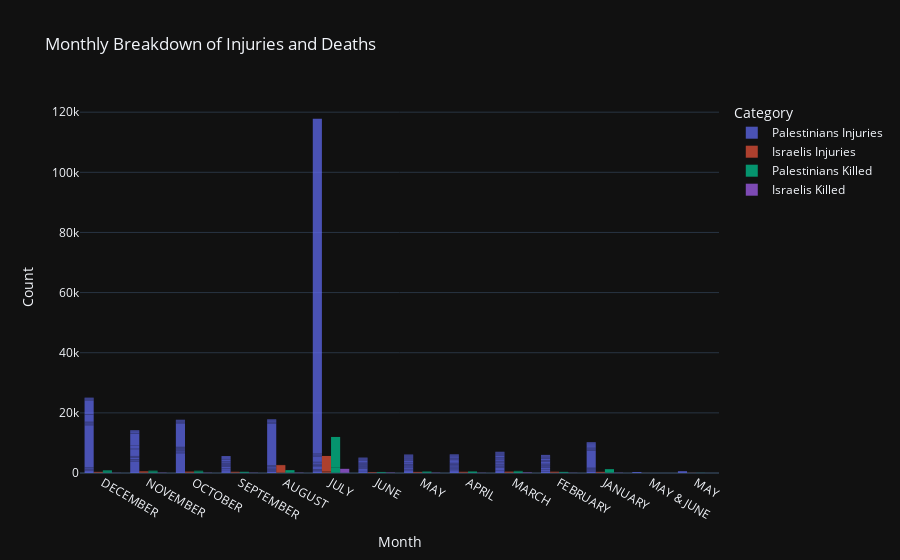

Notebook cell for this chart:
### Markdown cell above
## Interactive Monthly Breakdown of Injuries and Deaths

This bar chart represents the **monthly distribution** of **Palestinians Injuries**, **Israelis Injuries**, **Palestinians Killed**, and **Israelis Killed**. The visualization will allow you to see which months were more severe in terms of injuries and deaths.

Hovering over the bars will display the exact counts for each month.

### Code cell
# Creating an interactive bar plot for injuries and deaths by month
fig = px.bar(df, x='Month', y=['Palestinians Injuries', 'Israelis Injuries', 'Palestinians Killed', 'Israelis Killed'],
             title="Monthly Breakdown of Injuries and Deaths",
             labels={'value': 'Count', 'variable': 'Category'},
             barmode='group', color='variable')

# Add some styling
fig.update_traces(marker=dict(line=dict(width=0)), opacity=0.7)
fig.update_layout(
    title="Monthly Breakdown of Injuries and Deaths",
    xaxis_title='Month',
    yaxis_title='Count',
    template='plotly_dark',
    hovermode='x unified',
    legend_title="Category"
)

# Show the plot
fig.show()

### Figure 1 — Plotly figure (JSON) as saved in the notebook; plotly's stock layout.template omitted (floating-point values rounded to 4 significant figures; data arrays with more than 128 entries replaced by an {"elided": "..."} marker saying what was removed)
{"data": [{"alignmentgroup": "True", "hovertemplate": "Category=Palestinians Injuries<br>Month=%{x}<br>Count=%{y}<extra></extra>", "legendgroup": "Palestinians Injuries", "marker": {"color": "#636efa", "line": {"width": 0}, "pattern": {"shape": ""}}, "name": "Palestinians Injuries", "offsetgroup": "Palestinians Injuries", "opacity": 0.7, "orientation": "v", "showlegend": true, "textposition": "auto", "type": "bar", "x": {"elided": "250 str values"}, "xaxis": "x", "y": {"elided": "250 int values"}, "yaxis": "y"}, {"alignmentgroup": "True", "hovertemplate": "Category=Israelis Injuries<br>Month=%{x}<br>Count=%{y}<extra></extra>", "legendgroup": "Israelis Injuries", "marker": {"color": "#EF553B", "line": {"width": 0}, "pattern": {"shape": ""}}, "name": "Israelis Injuries", "offsetgroup": "Israelis Injuries", "opacity": 0.7, "orientation": "v", "showlegend": true, "textposition": "auto", "type": "bar", "x": {"elided": "250 str values"}, "xaxis": "x", "y": {"elided": "250 int values"}, "yaxis": "y"}, {"alignmentgroup": "True", "hovertemplate": "Category=Palestinians Killed<br>Month=%{x}<br>Count=%{y}<extra></extra>", "legendgroup": "Palestinians Killed", "marker": {"color": "#00cc96", "line": {"width": 0}, "pattern": {"shape": ""}}, "name": "Palestinians Killed", "offsetgroup": "Palestinians Killed", "opacity": 0.7, "orientation": "v", "showlegend": true, "textposition": "auto", "type": "bar", "x": {"elided": "250 str values"}, "xaxis": "x", "y": {"elided": "250 int values"}, "yaxis": "y"}, {"alignmentgroup": "True", "hovertemplate": "Category=Israelis Killed<br>Month=%{x}<br>Count=%{y}<extra></extra>", "legendgroup": "Israelis Killed", "marker": {"color": "#ab63fa", "line": {"width": 0}, "pattern": {"shape": ""}}, "name": "Israelis Killed", "offsetgroup": "Israelis Killed", "opacity": 0.7, "orientation": "v", "showlegend": true, "textposition": "auto", "type": "bar", "x": {"elided": "250 str values"}, "xaxis": "x", "y": {"elided": "250 int values"}, "yaxis": "y"}], "layout": {"barmode": "group", "hovermode": "x unified", "legend": {"title": {"text": "Category"}, "tracegroupgap": 0}, "title": {"text": "Monthly Breakdown of Injuries and Deaths"}, "xaxis": {"anchor": "y", "domain": [0, 1], "title": {"text": "Month"}}, "yaxis": {"anchor": "x", "domain": [0, 1], "title": {"text": "Count"}}}}
